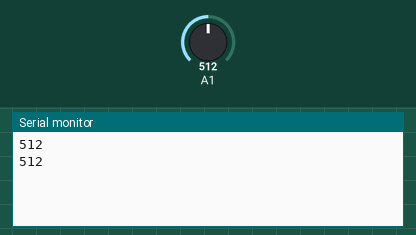
Simulated run of this sketch. Board: Arduino Uno, built with avr-gcc and run on an emulated ATmega328P. On the bench: the last lines printed to the serial monitor. The inputs (shaded band) are chosen by the test bench; at power-on: A1 = 512.

Above: at 1.8 s.
1.9 s: A1 set to 716
At 2.7 s:
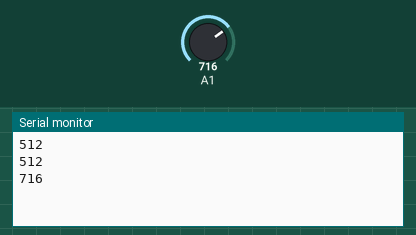
3.4 s: A1 set to 900
At 4.8 s:
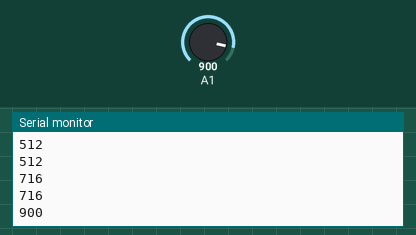
Timing chart, 0 to 6.4 s (numbered marks = the images above; inputs shaded):
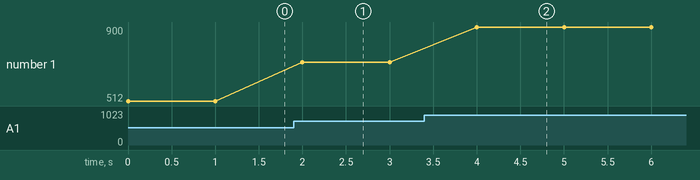

The sketch:

photores.ino
```cpp
void setup() {
  // initialize serial communication at 9600 bits per second:
  Serial.begin(9600);
}

// the loop routine runs over and over again forever:
void loop() {
  // read the input on analog pin 15:
  int sensorValue = analogRead(15);

  // print out the value you read:
  Serial.println(sensorValue);
  delay(1000);
  }
```

Measured:
- after the input at 1.9 s, the serial monitor: prints a new line after 0.10 s (image 1)
- after the input at 3.4 s, the serial monitor: prints a new line after 0.60 s (image 2)
- plotted number 1: 512 → 716 after the input at 1.9 s, 716 → 900 after the input at 3.4 s
